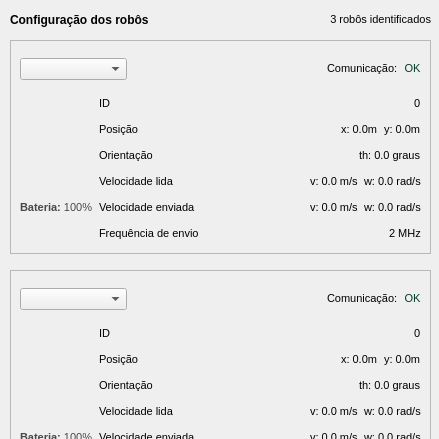
        <widget class="QWidget" name="debugAreaContent">
         <property name="geometry">
          <rect>
           <x>0</x>
           <y>0</y>
           <width>439</width>
           <height>439</height>
          </rect>
         </property>
         <widget class="QFrame" name="robotInfo">
          <property name="geometry">
           <rect>
            <x>10</x>
            <y>40</y>
            <width>421</width>
            <height>214</height>
           </rect>
          </property>
          <property name="frameShape">
           <enum>QFrame::Shape::StyledPanel</enum>
          </property>
          <property name="frameShadow">
           <enum>QFrame::Shadow::Raised</enum>
          </property>
          <layout class="QGridLayout" name="gridLayout_2">
           <item row="0" column="0" colspan="2">
            <layout class="QHBoxLayout" name="robotFeedback">
             <item>
              <widget class="QComboBox" name="robotRole">
               <property name="cursor">
                <cursorShape>PointingHandCursor</cursorShape>
               </property>
               <property name="sizeAdjustPolicy">
                <enum>QComboBox::SizeAdjustPolicy::AdjustToContents</enum>
               </property>
               <property name="placeholderText">
                <string>Papel do robô</string>
               </property>
               <item>
                <property name="text">
                 <string>Atacante</string>
                </property>
               </item>
               <item>
                <property name="text">
                 <string>Zagueiro</string>
                </property>
               </item>
               <item>
                <property name="text">
                 <string>Goleiro</string>
                </property>
               </item>
              </widget>
             </item>
             <item>
              <spacer name="debugCommSpacer">
               <property name="orientation">
                <enum>Qt::Orientation::Horizontal</enum>
               </property>
               <property name="sizeHint" stdset="0">
                <size>
                 <width>40</width>
                 <height>20</height>
                </size>
               </property>
              </spacer>
             </item>
             <item>
              <layout class="QHBoxLayout" name="debugComm">
               <item>
                <widget class="QLabel" name="commLabel">
                 <property name="cursor">
                  <cursorShape>PointingHandCursor</cursorShape>
                 </property>
                 <property name="text">
                  <string>&lt;html&gt;&lt;head/&gt;&lt;body&gt;&lt;p&gt;&lt;span style=&quot; font-size:8pt;&quot;&gt;Comunicação:&lt;/span&gt;&lt;/p&gt;&lt;/body&gt;&lt;/html&gt;</string>
                 </property>
                </widget>
               </item>
               <item>
                <widget class="QLabel" name="commStatus">
                 <property name="text">
                  <string>&lt;html&gt;&lt;head/&gt;&lt;body&gt;&lt;p&gt;&lt;span style=&quot; font-size:8pt; color:#003b22;&quot;&gt;OK&lt;/span&gt;&lt;/p&gt;&lt;/body&gt;&lt;/html&gt;</string>
                 </property>
                 <property name="alignment">
                  <set>Qt::AlignmentFlag::AlignCenter</set>
                 </property>
                </widget>
               </item>
              </layout>
             </item>
            </layout>
           </item>
           <item row="1" column="0">
            <layout class="QVBoxLayout" name="robotFrame">
             <item>
              <widget class="QLabel" name="robotImage">
               <property name="text">
                <string/>
               </property>
               <property name="pixmap">
                <pixmap>assets/camisa0.png</pixmap>
               </property>
               <property name="scaledContents">
                <bool>true</bool>
               </property>
              </widget>
             </item>
             <item>
              <widget class="QLabel" name="robotCharge">
               <property name="text">
                <string>&lt;html&gt;&lt;head/&gt;&lt;body&gt;&lt;p&gt;&lt;span style=&quot; font-size:8pt; font-weight:700; color:#494848;&quot;&gt;Bateria:&lt;/span&gt;&lt;span style=&quot; font-size:8pt; color:#494848;&quot;&gt; 100%&lt;/span&gt;&lt;/p&gt;&lt;/body&gt;&lt;/html&gt;</string>
               </property>
              </widget>
             </item>
            </layout>
           </item>
           <item row="1" column="1">
            <layout class="QVBoxLayout" name="robotInfoContent">
             <item>
              <layout class="QHBoxLayout" name="robotId">
               <item>
                <widget class="QLabel" name="idLabel">
                 <property name="text">
                  <string>&lt;html&gt;&lt;head/&gt;&lt;body&gt;&lt;p&gt;&lt;span style=&quot; font-size:8pt;&quot;&gt;ID&lt;/span&gt;&lt;/p&gt;&lt;/body&gt;&lt;/html&gt;</string>
                 </property>
                </widget>
               </item>
               <item>
                <spacer name="robotIdSpacer">
                 <property name="orientation">
                  <enum>Qt::Orientation::Horizontal</enum>
                 </property>
                 <property name="sizeHint" stdset="0">
                  <size>
                   <width>40</width>
                   <height>20</height>
                  </size>
                 </property>
                </spacer>
               </item>
               <item>
                <widget class="QLabel" name="idValue">
                 <property name="text">
                  <string>&lt;html&gt;&lt;head/&gt;&lt;body&gt;&lt;p&gt;&lt;span style=&quot; font-size:8pt;&quot;&gt;0&lt;/span&gt;&lt;/p&gt;&lt;/body&gt;&lt;/html&gt;</string>
                 </property>
                </widget>
               </item>
              </layout>
             </item>
             <item>
              <layout class="QHBoxLayout" name="position">
               <item>
                <widget class="QLabel" name="posLabel">
                 <property name="text">
                  <string>&lt;html&gt;&lt;head/&gt;&lt;body&gt;&lt;p&gt;&lt;span style=&quot; font-size:8pt;&quot;&gt;Posição&lt;/span&gt;&lt;/p&gt;&lt;/body&gt;&lt;/html&gt;</string>
                 </property>
                </widget>
               </item>
               <item>
                <spacer name="posSpacer">
                 <property name="orientation">
                  <enum>Qt::Orientation::Horizontal</enum>
                 </property>
                 <property name="sizeHint" stdset="0">
                  <size>
                   <width>40</width>
                   <height>20</height>
                  </size>
                 </property>
                </spacer>
               </item>
               <item>
                <widget class="QLabel" name="xPos">
                 <property name="text">
                  <string>&lt;html&gt;&lt;head/&gt;&lt;body&gt;&lt;p&gt;&lt;span style=&quot; font-size:8pt;&quot;&gt;x: 0.0m&lt;/span&gt;&lt;/p&gt;&lt;/body&gt;&lt;/html&gt;</string>
                 </property>
                </widget>
               </item>
               <item>
                <widget class="QLabel" name="yPos">
                 <property name="text">
                  <string>&lt;html&gt;&lt;head/&gt;&lt;body&gt;&lt;p&gt;&lt;span style=&quot; font-size:8pt;&quot;&gt;y: 0.0m&lt;/span&gt;&lt;/p&gt;&lt;/body&gt;&lt;/html&gt;</string>
                 </property>
                </widget>
               </item>
              </layout>
             </item>
             <item>
              <layout class="QHBoxLayout" name="orientation">
               <item>
                <widget class="QLabel" name="orientationLabel">
                 <property name="text">
                  <string>&lt;html&gt;&lt;head/&gt;&lt;body&gt;&lt;p&gt;&lt;span style=&quot; font-size:8pt;&quot;&gt;Orientação&lt;/span&gt;&lt;/p&gt;&lt;/body&gt;&lt;/html&gt;</string>
                 </property>
                </widget>
               </item>
               <item>
                <spacer name="orientationSpacer">
                 <property name="orientation">
                  <enum>Qt::Orientation::Horizontal</enum>
                 </property>
                 <property name="sizeHint" stdset="0">
                  <size>
                   <width>40</width>
                   <height>20</height>
                  </size>
                 </property>
                </spacer>
               </item>
               <item>
                <widget class="QLabel" name="orientationValue">
                 <property name="text">
                  <string>&lt;html&gt;&lt;head/&gt;&lt;body&gt;&lt;p&gt;&lt;span style=&quot; font-size:8pt;&quot;&gt;th: 0.0 graus&lt;/span&gt;&lt;/p&gt;&lt;/body&gt;&lt;/html&gt;</string>
                 </property>
                </widget>
               </item>
              </layout>
             </item>
             <item>
              <layout class="QHBoxLayout" name="rSpeed">
               <item>
                <widget class="QLabel" name="rSpeedLabel">
                 <property name="text">
                  <string>&lt;html&gt;&lt;head/&gt;&lt;body&gt;&lt;p&gt;&lt;span style=&quot; font-size:8pt;&quot;&gt;Velocidade lida&lt;/span&gt;&lt;/p&gt;&lt;/body&gt;&lt;/html&gt;</string>
                 </property>
                </widget>
               </item>
               <item>
                <spacer name="rSpeedSpacer">
                 <property name="orientation">
                  <enum>Qt::Orientation::Horizontal</enum>
                 </property>
                 <property name="sizeHint" stdset="0">
                  <size>
                   <width>40</width>
                   <height>20</height>
                  </size>
                 </property>
                </spacer>
               </item>
               <item>
                <widget class="QLabel" name="rVSpeed">
                 <property name="text">
                  <string>&lt;html&gt;&lt;head/&gt;&lt;body&gt;&lt;p&gt;&lt;span style=&quot; font-size:8pt;&quot;&gt;v: 0.0 m/s&lt;/span&gt;&lt;/p&gt;&lt;/body&gt;&lt;/html&gt;</string>
                 </property>
                </widget>
               </item>
               <item>
                <widget class="QLabel" name="rWSpeed">
                 <property name="text">
                  <string>&lt;html&gt;&lt;head/&gt;&lt;body&gt;&lt;p&gt;&lt;span style=&quot; font-size:8pt;&quot;&gt;w: 0.0 rad/s&lt;/span&gt;&lt;/p&gt;&lt;/body&gt;&lt;/html&gt;</string>
                 </property>
                </widget>
               </item>
              </layout>
             </item>
             <item>
              <layout class="QHBoxLayout" name="sSpeed">
               <item>
                <widget class="QLabel" name="sSpeedLabel">
                 <property name="text">
                  <string>&lt;html&gt;&lt;head/&gt;&lt;body&gt;&lt;p&gt;&lt;span style=&quot; font-size:8pt;&quot;&gt;Velocidade enviada&lt;/span&gt;&lt;/p&gt;&lt;/body&gt;&lt;/html&gt;</string>
                 </property>
                </widget>
               </item>
               <item>
                <spacer name="sPeedSpacer">
                 <property name="orientation">
                  <enum>Qt::Orientation::Horizontal</enum>
                 </property>
                 <property name="sizeHint" stdset="0">
                  <size>
                   <width>40</width>
                   <height>20</height>
                  </size>
                 </property>
                </spacer>
               </item>
               <item>
                <widget class="QLabel" name="sVSpeed">
                 <property name="text">
                  <string>&lt;html&gt;&lt;head/&gt;&lt;body&gt;&lt;p&gt;&lt;span style=&quot; font-size:8pt;&quot;&gt;v: 0.0 m/s&lt;/span&gt;&lt;/p&gt;&lt;/body&gt;&lt;/html&gt;</string>
                 </property>
                </widget>
               </item>
               <item>
                <widget class="QLabel" name="sWSpeed">
                 <property name="text">
                  <string>&lt;html&gt;&lt;head/&gt;&lt;body&gt;&lt;p&gt;&lt;span style=&quot; font-size:8pt;&quot;&gt;w: 0.0 rad/s&lt;/span&gt;&lt;/p&gt;&lt;/body&gt;&lt;/html&gt;</string>
                 </property>
                </widget>
               </item>
              </layout>
             </item>
             <item>
              <layout class="QHBoxLayout" name="frequency">
               <item>
                <widget class="QLabel" name="freqLabel">
                 <property name="text">
                  <string>&lt;html&gt;&lt;head/&gt;&lt;body&gt;&lt;p&gt;&lt;span style=&quot; font-size:8pt;&quot;&gt;Frequência de envio&lt;/span&gt;&lt;/p&gt;&lt;/body&gt;&lt;/html&gt;</string>
                 </property>
                </widget>
               </item>
               <item>
                <spacer name="freqSpacer">
                 <property name="orientation">
                  <enum>Qt::Orientation::Horizontal</enum>
                 </property>
                 <property name="sizeHint" stdset="0">
                  <size>
                   <width>40</width>
                   <height>20</height>
                  </size>
                 </property>
                </spacer>
               </item>
               <item>
                <widget class="QLabel" name="freqValue">
                 <property name="text">
                  <string>&lt;html&gt;&lt;head/&gt;&lt;body&gt;&lt;p&gt;&lt;span style=&quot; font-size:8pt;&quot;&gt;2 MHz&lt;/span&gt;&lt;/p&gt;&lt;/body&gt;&lt;/html&gt;</string>
                 </property>
                </widget>
               </item>
              </layout>
             </item>
            </layout>
           </item>
          </layout>
         </widget>
         <widget class="QWidget" name="layoutWidget">
          <property name="geometry">
           <rect>
            <x>10</x>
            <y>10</y>
            <width>421</width>
            <height>20</height>
           </rect>
          </property>
          <layout class="QHBoxLayout" name="debugHeader">
           <item>
            <widget class="QLabel" name="debugTitle">
             <property name="text">
              <string>&lt;html&gt;&lt;head/&gt;&lt;body&gt;&lt;p&gt;&lt;span style=&quot; font-weight:700;&quot;&gt;Configuração dos robôs&lt;/span&gt;&lt;/p&gt;&lt;/body&gt;&lt;/html&gt;</string>
             </property>
            </widget>
           </item>
           <item>
            <widget class="QLabel" name="nRobots">
             <property name="text">
              <string>&lt;html&gt;&lt;head/&gt;&lt;body&gt;&lt;p&gt;&lt;span style=&quot; font-size:8pt;&quot;&gt;3 robôs identificados&lt;/span&gt;&lt;/p&gt;&lt;/body&gt;&lt;/html&gt;</string>
             </property>
             <property name="alignment">
              <set>Qt::AlignmentFlag::AlignRight|Qt::AlignmentFlag::AlignTrailing|Qt::AlignmentFlag::AlignVCenter</set>
             </property>
            </widget>
           </item>
          </layout>
         </widget>
         <widget class="QFrame" name="robotInfo_2">
          <property name="geometry">
           <rect>
            <x>10</x>
            <y>270</y>
            <width>421</width>
            <height>214</height>
           </rect>
          </property>
          <property name="frameShape">
           <enum>QFrame::Shape::StyledPanel</enum>
          </property>
          <property name="frameShadow">
           <enum>QFrame::Shadow::Raised</enum>
          </property>
          <layout class="QGridLayout" name="gridLayout_3">
           <item row="0" column="0" colspan="2">
            <layout class="QHBoxLayout" name="robotFeedback_2">
             <item>
              <widget class="QComboBox" name="robotRole_2">
               <property name="cursor">
                <cursorShape>PointingHandCursor</cursorShape>
               </property>
               <property name="sizeAdjustPolicy">
                <enum>QComboBox::SizeAdjustPolicy::AdjustToContents</enum>
               </property>
               <property name="placeholderText">
                <string>Papel do robô</string>
               </property>
               <item>
                <property name="text">
                 <string>Atacante</string>
                </property>
               </item>
               <item>
                <property name="text">
                 <string>Zagueiro</string>
                </property>
               </item>
               <item>
                <property name="text">
                 <string>Goleiro</string>
                </property>
               </item>
              </widget>
             </item>
             <item>
              <spacer name="debugCommSpacer_2">
               <property name="orientation">
                <enum>Qt::Orientation::Horizontal</enum>
               </property>
               <property name="sizeHint" stdset="0">
                <size>
                 <width>40</width>
                 <height>20</height>
                </size>
               </property>
              </spacer>
             </item>
             <item>
              <layout class="QHBoxLayout" name="debugComm_2">
               <item>
                <widget class="QLabel" name="commLabel_2">
                 <property name="cursor">
                  <cursorShape>PointingHandCursor</cursorShape>
                 </property>
                 <property name="text">
                  <string>&lt;html&gt;&lt;head/&gt;&lt;body&gt;&lt;p&gt;&lt;span style=&quot; font-size:8pt;&quot;&gt;Comunicação:&lt;/span&gt;&lt;/p&gt;&lt;/body&gt;&lt;/html&gt;</string>
                 </property>
                </widget>
               </item>
               <item>
                <widget class="QLabel" name="commStatus_2">
                 <property name="text">
                  <string>&lt;html&gt;&lt;head/&gt;&lt;body&gt;&lt;p&gt;&lt;span style=&quot; font-size:8pt; color:#003b22;&quot;&gt;OK&lt;/span&gt;&lt;/p&gt;&lt;/body&gt;&lt;/html&gt;</string>
                 </property>
                 <property name="alignment">
                  <set>Qt::AlignmentFlag::AlignCenter</set>
                 </property>
                </widget>
               </item>
              </layout>
             </item>
            </layout>
           </item>
           <item row="1" column="0">
            <layout class="QVBoxLayout" name="robotFrame_2">
             <item>
              <widget class="QLabel" name="robotImage_2">
               <property name="text">
                <string/>
               </property>
               <property name="pixmap">
                <pixmap>assets/camisa0.png</pixmap>
               </property>
               <property name="scaledContents">
                <bool>true</bool>
               </property>
              </widget>
             </item>
             <item>
              <widget class="QLabel" name="robotCharge_2">
               <property name="text">
                <string>&lt;html&gt;&lt;head/&gt;&lt;body&gt;&lt;p&gt;&lt;span style=&quot; font-size:8pt; font-weight:700; color:#494848;&quot;&gt;Bateria:&lt;/span&gt;&lt;span style=&quot; font-size:8pt; color:#494848;&quot;&gt; 100%&lt;/span&gt;&lt;/p&gt;&lt;/body&gt;&lt;/html&gt;</string>
               </property>
              </widget>
             </item>
            </layout>
           </item>
           <item row="1" column="1">
            <layout class="QVBoxLayout" name="robotInfoContent_2">
             <item>
              <layout class="QHBoxLayout" name="robotId_2">
               <item>
                <widget class="QLabel" name="idLabel_2">
                 <property name="text">
                  <string>&lt;html&gt;&lt;head/&gt;&lt;body&gt;&lt;p&gt;&lt;span style=&quot; font-size:8pt;&quot;&gt;ID&lt;/span&gt;&lt;/p&gt;&lt;/body&gt;&lt;/html&gt;</string>
                 </property>
                </widget>
               </item>
               <item>
                <spacer name="robotIdSpacer_2">
                 <property name="orientation">
                  <enum>Qt::Orientation::Horizontal</enum>
                 </property>
                 <property name="sizeHint" stdset="0">
                  <size>
                   <width>40</width>
                   <height>20</height>
                  </size>
                 </property>
                </spacer>
               </item>
               <item>
                <widget class="QLabel" name="idValue_2">
                 <property name="text">
                  <string>&lt;html&gt;&lt;head/&gt;&lt;body&gt;&lt;p&gt;&lt;span style=&quot; font-size:8pt;&quot;&gt;0&lt;/span&gt;&lt;/p&gt;&lt;/body&gt;&lt;/html&gt;</string>
                 </property>
                </widget>
               </item>
              </layout>
             </item>
             <item>
              <layout class="QHBoxLayout" name="position_2">
               <item>
                <widget class="QLabel" name="posLabel_2">
                 <property name="text">
                  <string>&lt;html&gt;&lt;head/&gt;&lt;body&gt;&lt;p&gt;&lt;span style=&quot; font-size:8pt;&quot;&gt;Posição&lt;/span&gt;&lt;/p&gt;&lt;/body&gt;&lt;/html&gt;</string>
                 </property>
                </widget>
               </item>
               <item>
                <spacer name="posSpacer_2">
                 <property name="orientation">
                  <enum>Qt::Orientation::Horizontal</enum>
                 </property>
                 <property name="sizeHint" stdset="0">
                  <size>
                   <width>40</width>
                   <height>20</height>
                  </size>
                 </property>
                </spacer>
               </item>
               <item>
                <widget class="QLabel" name="xPos_2">
                 <property name="text">
                  <string>&lt;html&gt;&lt;head/&gt;&lt;body&gt;&lt;p&gt;&lt;span style=&quot; font-size:8pt;&quot;&gt;x: 0.0m&lt;/span&gt;&lt;/p&gt;&lt;/body&gt;&lt;/html&gt;</string>
                 </property>
                </widget>
               </item>
               <item>
                <widget class="QLabel" name="yPos_2">
                 <property name="text">
                  <string>&lt;html&gt;&lt;head/&gt;&lt;body&gt;&lt;p&gt;&lt;span style=&quot; font-size:8pt;&quot;&gt;y: 0.0m&lt;/span&gt;&lt;/p&gt;&lt;/body&gt;&lt;/html&gt;</string>
                 </property>
                </widget>
               </item>
              </layout>
             </item>
             <item>
              <layout class="QHBoxLayout" name="orientation_2">
               <item>
                <widget class="QLabel" name="orientationLabel_2">
                 <property name="text">
                  <string>&lt;html&gt;&lt;head/&gt;&lt;body&gt;&lt;p&gt;&lt;span style=&quot; font-size:8pt;&quot;&gt;Orientação&lt;/span&gt;&lt;/p&gt;&lt;/body&gt;&lt;/html&gt;</string>
                 </property>
                </widget>
               </item>
               <item>
                <spacer name="orientationSpacer_2">
                 <property name="orientation">
                  <enum>Qt::Orientation::Horizontal</enum>
                 </property>
                 <property name="sizeHint" stdset="0">
                  <size>
                   <width>40</width>
                   <height>20</height>
                  </size>
                 </property>
                </spacer>
               </item>
               <item>
                <widget class="QLabel" name="orientationValue_2">
                 <property name="text">
                  <string>&lt;html&gt;&lt;head/&gt;&lt;body&gt;&lt;p&gt;&lt;span style=&quot; font-size:8pt;&quot;&gt;th: 0.0 graus&lt;/span&gt;&lt;/p&gt;&lt;/body&gt;&lt;/html&gt;</string>
                 </property>
                </widget>
               </item>
              </layout>
             </item>
             <item>
              <layout class="QHBoxLayout" name="rSpeed_2">
               <item>
                <widget class="QLabel" name="rSpeedLabel_2">
                 <property name="text">
                  <string>&lt;html&gt;&lt;head/&gt;&lt;body&gt;&lt;p&gt;&lt;span style=&quot; font-size:8pt;&quot;&gt;Velocidade lida&lt;/span&gt;&lt;/p&gt;&lt;/body&gt;&lt;/html&gt;</string>
                 </property>
                </widget>
               </item>
               <item>
                <spacer name="rSpeedSpacer_2">
                 <property name="orientation">
                  <enum>Qt::Orientation::Horizontal</enum>
                 </property>
                 <property name="sizeHint" stdset="0">
                  <size>
                   <width>40</width>
                   <height>20</height>
                  </size>
                 </property>
                </spacer>
               </item>
               <item>
                <widget class="QLabel" name="rVSpeed_2">
                 <property name="text">
                  <string>&lt;html&gt;&lt;head/&gt;&lt;body&gt;&lt;p&gt;&lt;span style=&quot; font-size:8pt;&quot;&gt;v: 0.0 m/s&lt;/span&gt;&lt;/p&gt;&lt;/body&gt;&lt;/html&gt;</string>
                 </property>
                </widget>
               </item>
               <item>
                <widget class="QLabel" name="rWSpeed_2">
                 <property name="text">
                  <string>&lt;html&gt;&lt;head/&gt;&lt;body&gt;&lt;p&gt;&lt;span style=&quot; font-size:8pt;&quot;&gt;w: 0.0 rad/s&lt;/span&gt;&lt;/p&gt;&lt;/body&gt;&lt;/html&gt;</string>
                 </property>
                </widget>
               </item>
              </layout>
             </item>
             <item>
              <layout class="QHBoxLayout" name="sSpeed_2">
               <item>
                <widget class="QLabel" name="sSpeedLabel_2">
                 <property name="text">
                  <string>&lt;html&gt;&lt;head/&gt;&lt;body&gt;&lt;p&gt;&lt;span style=&quot; font-size:8pt;&quot;&gt;Velocidade enviada&lt;/span&gt;&lt;/p&gt;&lt;/body&gt;&lt;/html&gt;</string>
                 </property>
                </widget>
               </item>
               <item>
                <spacer name="sPeedSpacer_2">
                 <property name="orientation">
                  <enum>Qt::Orientation::Horizontal</enum>
                 </property>
                 <property name="sizeHint" stdset="0">
                  <size>
                   <width>40</width>
                   <height>20</height>
                  </size>
                 </property>
                </spacer>
               </item>
               <item>
                <widget class="QLabel" name="sVSpeed_2">
                 <property name="text">
                  <string>&lt;html&gt;&lt;head/&gt;&lt;body&gt;&lt;p&gt;&lt;span style=&quot; font-size:8pt;&quot;&gt;v: 0.0 m/s&lt;/span&gt;&lt;/p&gt;&lt;/body&gt;&lt;/html&gt;</string>
                 </property>
                </widget>
               </item>
               <item>
                <widget class="QLabel" name="sWSpeed_2">
                 <property name="text">
                  <string>&lt;html&gt;&lt;head/&gt;&lt;body&gt;&lt;p&gt;&lt;span style=&quot; font-size:8pt;&quot;&gt;w: 0.0 rad/s&lt;/span&gt;&lt;/p&gt;&lt;/body&gt;&lt;/html&gt;</string>
                 </property>
                </widget>
               </item>
              </layout>
             </item>
             <item>
              <layout class="QHBoxLayout" name="frequency_2">
               <item>
                <widget class="QLabel" name="freqLabel_2">
                 <property name="text">
                  <string>&lt;html&gt;&lt;head/&gt;&lt;body&gt;&lt;p&gt;&lt;span style=&quot; font-size:8pt;&quot;&gt;Frequência de envio&lt;/span&gt;&lt;/p&gt;&lt;/body&gt;&lt;/html&gt;</string>
                 </property>
                </widget>
               </item>
               <item>
                <spacer name="freqSpacer_2">
                 <property name="orientation">
                  <enum>Qt::Orientation::Horizontal</enum>
                 </property>
                 <property name="sizeHint" stdset="0">
                  <size>
                   <width>40</width>
                   <height>20</height>
                  </size>
                 </property>
                </spacer>
               </item>
               <item>
                <widget class="QLabel" name="freqValue_2">
                 <property name="text">
                  <string>&lt;html&gt;&lt;head/&gt;&lt;body&gt;&lt;p&gt;&lt;span style=&quot; font-size:8pt;&quot;&gt;2 MHz&lt;/span&gt;&lt;/p&gt;&lt;/body&gt;&lt;/html&gt;</string>
                 </property>
                </widget>
               </item>
              </layout>
             </item>
            </layout>
           </item>
          </layout>
         </widget>
        </widget>
